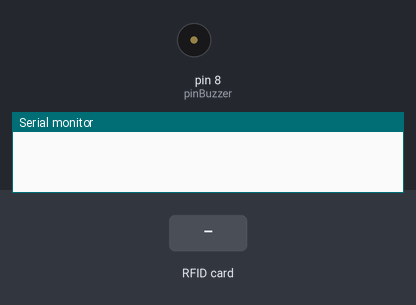
Bench run of a sketch on a simulated Arduino Uno, built with avr-gcc and run on an emulated ATmega328P. Parts: buzzer (waves = sounding, pin HIGH), the last lines printed to the serial monitor. Inputs (shaded band) come from the test bench. Pins used as bus, display or sensor lines are not drawn.

Above: at 1.2 s.
1.3 s: RFID card 5E 7A 19 C4 held to the reader
At 1.55 s:
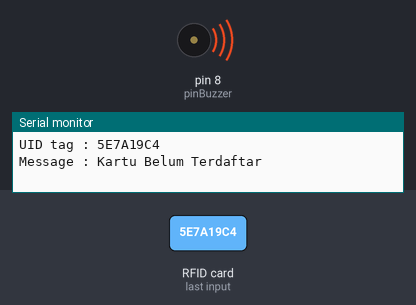
3.1 s: RFID card 8A 37 5A 1A held to the reader
At 3.9 s:
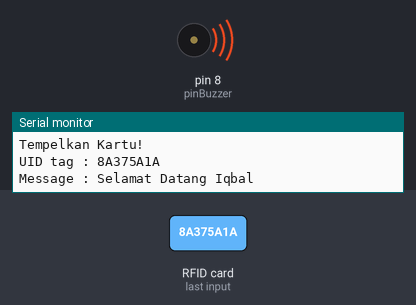
5.6 s: RFID card 05 86 56 BF 90 D1 00 held to the reader
At 7.0 s:
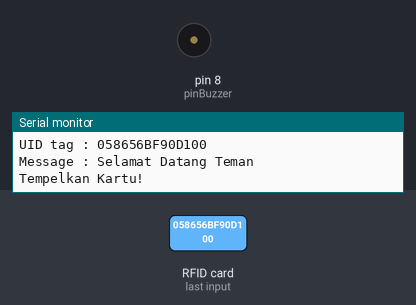
Timing chart, 0 to 8.6 s (numbered marks = the images above; inputs shaded):
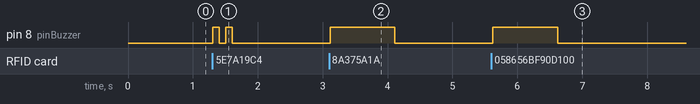

The sketch:

7.sensorRFID.ino
```cpp
//add mfrc library
#include<SPI.h>
#include<MFRC522.h>

//inisialisasi variable untuk mfrd522
#define SS_PIN 10
#define RST_PIN 9

MFRC522 mfrc522(SS_PIN,RST_PIN);

//inisialisasi variable tambahan
int pinBuzzer = 8;

void setup() {

  Serial.begin(9600);

  //initiate SPI bus
  SPI.begin();

  //initiate MFRC522
  mfrc522.PCD_Init();

  //atur pin mode output atau input
  pinMode(pinBuzzer,OUTPUT);
}

void loop() {

  if(!mfrc522.PICC_IsNewCardPresent()){
    return;
  }
  //select one of the card
  if(!mfrc522.PICC_ReadCardSerial()){
    return;
  }

  //Show UID on serial monitor
  Serial.print("UID tag : ");
  String content="";
  byte letter;

  for(byte i = 0; i < mfrc522.uid.size; i++){
    Serial.print(mfrc522.uid.uidByte[i] < 0x10 ? "0" : "");
    Serial.print(mfrc522.uid.uidByte[i], HEX);
    content.concat(String(mfrc522.uid.uidByte[i] < 0x10 ? "0" : ""));
    content.concat(String(mfrc522.uid.uidByte[i], HEX));
  }

  Serial.println();
  Serial.print("Message : ");
  content.toUpperCase();

  if(content == "8A375A1A"){//sesuaikan dengan id card
    Serial.println("Selamat Datang Iqbal");
    buzzerBunyi();
  }else if(content == "058656BF90D100"){
    Serial.println("Selamat Datang Teman");
    buzzerBunyi();
  }else{
    Serial.println("Kartu Belum Terdaftar");
    digitalWrite(pinBuzzer,HIGH);
    delay(100);
    digitalWrite(pinBuzzer, LOW);
    delay(100);
    digitalWrite(pinBuzzer, HIGH);
    delay(100);
  }

  Serial.println("Tempelkan Kartu!");
  digitalWrite(pinBuzzer,LOW);
  delay(500);

}

void buzzerBunyi(){
  digitalWrite(pinBuzzer, HIGH);
  delay(1000);
}
```

Measured:
- after the input at 1.3 s, pin 8 (pinBuzzer): alternates HIGH for 0.10 s and LOW for 0.10 s, 4 changes in all, then stays LOW, starting at once
- after the input at 3.1 s, pin 8 (pinBuzzer): LOW → HIGH at once, → LOW 1.0 s later
- after the input at 5.6 s, pin 8 (pinBuzzer): LOW → HIGH at once, → LOW 1.0 s later
